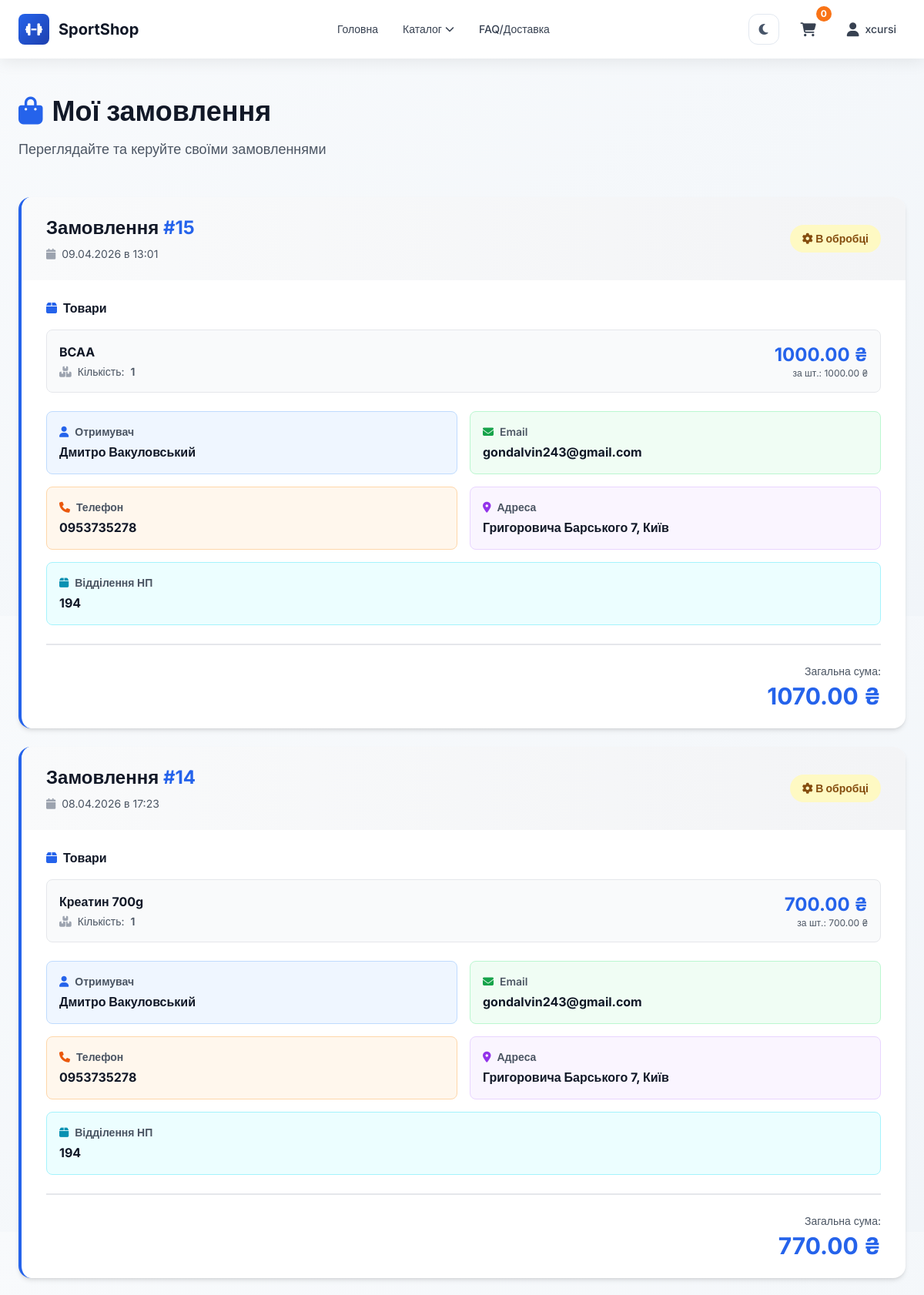
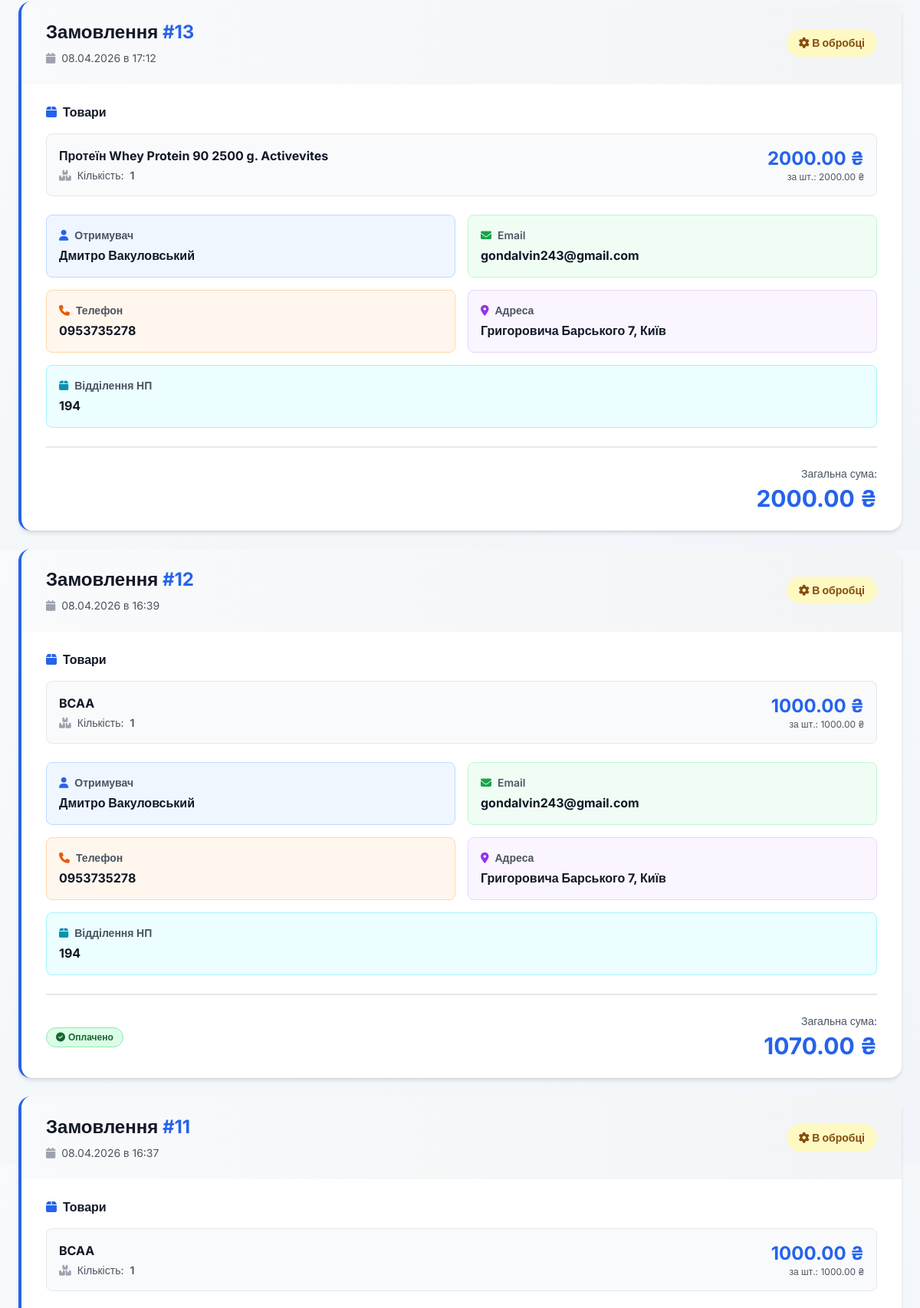
The app's page /orders/ (signed in, upper part) with its own data (2 pictures, top to bottom).
### shop/models.py (models this page shows, shortened)
class Customer(models.Model):
    username = models.CharField(max_length=150, unique=True)
    email = models.EmailField(unique=True)
    password = models.CharField(max_length=255)
    first_name = models.CharField(max_length=100, blank=True)
    last_name = models.CharField(max_length=100, blank=True)
    phone = models.CharField(max_length=20, blank=True)
    address = models.CharField(max_length=255, blank=True)
    city = models.CharField(max_length=100, blank=True)
    postal_code = models.CharField(max_length=20, blank=True)
    created_at = models.DateTimeField(auto_now_add=True)
    updated_at = models.DateTimeField(auto_now=True)
    is_active = models.BooleanField(default=True)
    is_admin = models.BooleanField(default=False, help_text='Позначте, щоб надати права адміністратора')

class Order(models.Model):
    customer = models.ForeignKey(Customer, on_delete=models.SET_NULL, null=True, blank=True, related_name='orders')
    first_name = models.CharField(max_length=50, blank=True)
    last_name = models.CharField(max_length=50, blank=True)
    email = models.EmailField(blank=True)
    phone = models.CharField(max_length=20, blank=True)
    address = models.CharField(max_length=255, blank=True)
    city = models.CharField(max_length=100, blank=True)
    postal_code = models.CharField(max_length=20, blank=True)
    postal_branch = models.CharField(max_length=100, blank=True)
    delivery_method = models.CharField(max_length=20, choices=DELIVERY_METHOD_CHOICES, default='np_branch', blank=True)
    payment_method = models.CharField(max_length=20, blank=True)
    payment_status = models.CharField(max_length=20, choices=PAYMENT_STATUS_CHOICES, default='pending')
    total = models.DecimalField(max_digits=10, decimal_places=2)
    created_at = models.DateTimeField(auto_now_add=True)
    status = models.CharField(max_length=20, choices=STATUS_CHOICES, default='processing')
    liqpay_token = models.CharField(max_length=64, blank=True, default='')

class OrderItem(models.Model):
    order = models.ForeignKey(Order, on_delete=models.CASCADE, related_name='items')
    product = models.ForeignKey('Product', on_delete=models.CASCADE)
    flavor = models.ForeignKey('ProductFlavor', on_delete=models.SET_NULL, null=True, blank=True)
    quantity = models.PositiveIntegerField(default=1)
    price = models.DecimalField(max_digits=10, decimal_places=2, null=True, blank=True)
    def total_price(self):
        qty = self.quantity if self.quantity is not None else 0
        prc = self.price if self.price is not None else 0
        return qty * prc

class Product(models.Model):
    name = models.CharField(max_length=200)       # Назва товару
    price = models.DecimalField(max_digits=10, decimal_places=2)  # Ціна
    old_price = models.DecimalField(max_digits=10, decimal_places=2, null=True, blank=True, help_text="Стара ціна")
    stock_quantity = models.PositiveIntegerField(default=0, help_text="Кількість в наявності (використовується тільки якщо немає смаків)")
    description = models.TextField(blank=True)     # Опис
    category = models.ForeignKey(Category, on_delete=models.SET_NULL, null=True, related_name='products')  # Категорія
    created_at = models.DateTimeField(auto_now_add=True)  # Дата створення

### shop/views.py (the view)
# urls.py: path('orders/', views.orders, name='orders'),
def orders(request):
    customer_id = request.session.get('customer_id')
    if not customer_id:
        return redirect('shop:login')
    try:
        customer = Customer.objects.get(id=customer_id)
        user_orders = Order.objects.filter(customer=customer).order_by('-created_at')
        return render(request, 'shop/orders.html', {
            'orders': user_orders
        })
    except Customer.DoesNotExist:
        return redirect('shop:login')

### shop/context_processors.py (called while the page is built)
def cart_count(request):
    cart = request.session.get('cart', {})
    total_count = 0
    for quantity in cart.values():
        try:
            total_count += int(quantity)
        except (TypeError, ValueError):
            continue
    return {'cart_count': total_count}

def global_categories(request):
    categories = Category.objects.filter(parent__isnull=True).prefetch_related('subcategories')
    return {'parent_categories': categories}

### shop/templates/shop/orders.html (shortened to what this page needs)
{% extends 'shop/base.html' %}
{% block content %}
<div class="mb-12 fade-in-up">
    <div class="flex items-center gap-3 mb-4">
        <h1 class="text-3xl sm:text-4xl font-bold text-gray-900 flex items-center gap-3">
            <i class="fas fa-shopping-bag text-blue-600"></i> Мої замовлення
        </h1>
    </div>
    <p class="text-gray-600 text-lg">Переглядайте та керуйте своїми замовленнями</p>
</div>
{% if orders %}
    <div class="space-y-6 fade-in-up">
        {% for order in orders %}
            <div class="bg-white rounded-2xl shadow-md hover:shadow-lg transition border-l-4 border-blue-600 overflow-hidden">
                <div class="bg-gradient-to-r from-gray-50 to-gray-100 px-6 sm:px-8 py-6 flex flex-col sm:flex-row justify-between items-start sm:items-center gap-4">
                    <div>
                        <p class="text-2xl font-bold text-gray-900">Замовлення <span class="text-blue-600">#{{order.id}}</span></p>
                        <p class="text-gray-600 text-sm flex items-center gap-2 mt-2">
                            <i class="fas fa-calendar text-gray-400"></i>
                            {{ order.created_at|date:"d.m.Y в H:i" }}
                        </p>
                    </div>
                    <span class="px-4 py-2 rounded-full text-sm font-bold whitespace-nowrap
                        {% if order.status == 'new' %}
                            bg-blue-100 text-blue-800
                        {% elif order.status == 'processing' %}
                            bg-yellow-100 text-yellow-800
                        {% elif order.status == 'shipped' %}
                            bg-purple-100 text-purple-800
                        {% elif order.status == 'completed' %}
                            bg-green-100 text-green-800
                        {% else %}
                            bg-gray-100 text-gray-800
                        {% endif %}
                    ">
                        {% if order.status == 'new' %}
                            <i class="fas fa-hourglass-start"></i> Нове
                        {% elif order.status == 'processing' %}
                            <i class="fas fa-cog"></i> В обробці
                        {% elif order.status == 'shipped' %}
                            <i class="fas fa-truck"></i> Відправлено
                        {% elif order.status == 'completed' %}
                            <i class="fas fa-check-circle"></i> Виконано
                        {% else %}
                            Невідомий статус
                        {% endif %}
                    </span>
                </div>
                <div class="px-6 sm:px-8 py-6 space-y-6">
                    <div>
                        <h3 class="font-bold text-gray-900 mb-4 flex items-center gap-2">
                            <i class="fas fa-box text-blue-600"></i> Товари
                        </h3>
                        <div class="space-y-3">
                            {% for item in order.items.all %}
                                <div class="flex items-center justify-between bg-gray-50 p-4 rounded-lg border border-gray-200">
                                    <div class="flex-1">
                                        <p class="font-bold text-gray-900">{{ item.product.name }}</p>
                                        <p class="text-sm text-gray-600 flex items-center gap-2 mt-1">
                                            <i class="fas fa-boxes text-gray-400"></i>
                                            Кількість: <span class="font-semibold">{{ item.quantity }}</span>
                                        </p>
                                    </div>
                                    <div class="text-right">
                                        <p class="text-2xl font-bold text-blue-600">{{ item.total_price|floatformat:2 }} ₴</p>
                                        <p class="text-xs text-gray-600">за шт.: {{ item.price }} ₴</p>
                                    </div>
                                </div>
                            {% endfor %}
                        </div>
                    </div>
                    <div class="grid grid-cols-1 sm:grid-cols-2 gap-4">
                        <div class="bg-blue-50 border border-blue-200 rounded-lg p-4">
                            <p class="text-gray-600 text-sm font-semibold mb-1 flex items-center gap-2">
                                <i class="fas fa-user text-blue-600"></i> Отримувач
                            </p>
                            <p class="font-bold text-gray-900">{{ order.first_name }} {{ order.last_name }}</p>
                        </div>
                        <div class="bg-green-50 border border-green-200 rounded-lg p-4">
                            <p class="text-gray-600 text-sm font-semibold mb-1 flex items-center gap-2">
                                <i class="fas fa-envelope text-green-600"></i> Email
                            </p>
                            <p class="font-bold text-gray-900 break-all">{{ order.email }}</p>
                        </div>
                        <div class="bg-orange-50 border border-orange-200 rounded-lg p-4">
                            <p class="text-gray-600 text-sm font-semibold mb-1 flex items-center gap-2">
                                <i class="fas fa-phone text-orange-600"></i> Телефон
                            </p>
                            <p class="font-bold text-gray-900">{{ order.phone }}</p>
                        </div>
                        {% if order.address %}
                            <div class="bg-purple-50 border border-purple-200 rounded-lg p-4">
                                <p class="text-gray-600 text-sm font-semibold mb-1 flex items-center gap-2">
                                    <i class="fas fa-map-marker-alt text-purple-600"></i> Адреса
                                </p>
                                <p class="font-bold text-gray-900">
                                    {{ order.address }}{% if order.city %}, {{ order.city }}{% endif %}
                                </p>
                            </div>
                        {% endif %}
                        {% if order.postal_branch %}
                            {% if order.delivery_method == 'np_branch' or order.delivery_method == 'nova_poshta' %}
                                <div class="bg-cyan-50 border border-cyan-200 rounded-lg p-4 sm:col-span-2">
                                    <p class="text-gray-600 text-sm font-semibold mb-1 flex items-center gap-2">
                                        <i class="fas fa-box text-cyan-600"></i> Відділення НП
                                    </p>
                                    <p class="font-bold text-gray-900">{{ order.postal_branch }}</p>
                                </div>
                            {% endif %}
                        {% endif %}
                    </div>
                    <div class="flex justify-between items-center pt-6 border-t-2 border-gray-200">
                        <div>
                            {% if order.payment_status == 'paid' %}
                                <span class="inline-flex items-center gap-1 bg-green-100 text-green-800 font-semibold text-xs px-3 py-1 rounded-full border border-green-300">
                                    <i class="fas fa-check-circle"></i> Оплачено
                                </span>
                            {% elif order.payment_status == 'cod' %}
                                <span class="inline-flex items-center gap-1 bg-orange-100 text-orange-800 font-semibold text-xs px-3 py-1 rounded-full border border-orange-300">
                                    <i class="fas fa-money-bill-wave"></i> Оплата при отриманні
                                </span>
                            {% elif order.payment_status == 'failed' %}
                                <span class="inline-flex items-center gap-1 bg-red-100 text-red-800 font-semibold text-xs px-3 py-1 rounded-full border border-red-300">
                                    <i class="fas fa-times-circle"></i> Помилка оплати
                                </span>
                            {% endif %}
                        </div>
                        <div class="text-right">
                            <p class="text-sm text-gray-600 mb-1">Загальна сума:</p>
                            <p class="text-3xl font-bold text-blue-600">{{ order.total|floatformat:2 }} ₴</p>
                        </div>
                    </div>
                </div>
            </div>
        {% endfor %}
    </div>
{% endif %}
{% endblock %}

### shop/templates/shop/base.html (shortened to what this page needs)
{% load static %}
<!DOCTYPE html>
<html lang="uk">
<head>
    <script src="https://cdn.tailwindcss.com"></script>
    <link rel="stylesheet" href="https://cdnjs.cloudflare.com/ajax/libs/font-awesome/6.4.0/css/all.min.css">
    <link rel="stylesheet" href="{% static 'shop/style.css' %}">
</head>
<body class="min-h-screen flex flex-col bg-gradient-to-br from-slate-50 to-slate-100 text-gray-900">
<header class="bg-white header-shadow sticky top-0 z-30 transition-shadow">
    <div class="max-w-7xl mx-auto px-4 sm:px-6 py-3 sm:py-4 flex justify-between items-center">
        <a href="{% url 'shop:home' %}" class="flex items-center gap-3 group">
            <div class="w-10 h-10 bg-gradient-to-br from-blue-600 to-blue-800 rounded-lg flex items-center justify-center text-white font-bold text-lg group-hover:shadow-lg transition-shadow">
                <i class="fas fa-dumbbell"></i>
            </div>
            <span class="text-xl font-bold text-gray-900 hidden sm:inline group-hover:text-blue-600 transition">SportShop</span>
        </a>
        <nav class="hidden md:flex gap-8 text-sm font-medium">
            <a href="{% url 'shop:home' %}" class="text-gray-700 hover:text-blue-600 transition relative group">
                <span>Головна</span>
            </a>
            <div class="text-gray-700 hover:text-blue-600 transition relative group">
                <a href="{% url 'shop:catalog' %}" class="flex items-center gap-1">
                    <span>Каталог</span>
                    <i class="fas fa-chevron-down text-xs group-hover:rotate-180 transition-transform"></i>
                </a>
            </div>
            <a href="{% url 'shop:delivery' %}" class="text-gray-700 hover:text-blue-600 transition relative group">
                <span>FAQ/Доставка</span>
            </a>
        </nav>
        <div class="flex gap-2 sm:gap-4 items-center">
            <button type="button" class="theme-toggle" data-theme-toggle aria-label="Змінити тему" title="Змінити тему">
                <i class="fas fa-moon" data-theme-icon></i>
            </button>
            <a href="{% url 'shop:cart' %}" class="relative group px-3 py-2 rounded-lg hover:bg-gray-100 transition" data-cart-icon>
                <i class="fas fa-shopping-cart text-lg text-gray-700 group-hover:text-blue-600"></i>
                <span data-cart-count class="absolute -top-2 -right-2 bg-orange-500 text-white text-xs font-bold rounded-full w-5 h-5 flex items-center justify-center">{{ cart_count|default:0 }}</span>
            </a>
            {% if request.session.customer_id %}
                <div class="relative">
                    <button class="dropdown-toggle flex items-center gap-2 px-3 py-2 rounded-lg hover:bg-gray-100 transition text-gray-700 hover:text-blue-600" title="Профіль">
                        <i class="fas fa-user text-lg"></i>
                        <span class="hidden sm:inline text-sm font-medium">{{ request.session.customer_username }}</span>
                    </button>
                </div>
            {% endif %}
        </div>
    </div>
</header>
<main class="flex-1 w-full max-w-7xl mx-auto px-4 sm:px-6 py-8 sm:py-12">
    {% block content %}{% endblock %}
</main>
</body>
</html>

### shop/static/shop/style.css (style rules this page uses)
.theme-toggle { width: 40px; height: 40px; border-radius: 0.75rem; border: 1px solid #e2e8f0; background: #ffffff; color: #475569; display: inline-flex; align-items: center; justify-content: center; transition: all 0.2s ease; }
body { font-family: 'Inter', sans-serif; }
.header-shadow { box-shadow: 0 4px 20px rgba(0, 0, 0, 0.08); }

### records on screen
Customer: session.customer_username "xcursi"
Order: id "15", created_at "09.04.2026 в 13:01", status "processing" (drawn), first_name "Дмитро", last_name "Вакуловський", email "gondalvin243@gmail.com", phone "0953735278", address "Григоровича Барського 7", city "Київ", postal_branch "194", total "1070.00"
OrderItem: product.name "BCAA", quantity "1", total_price "1000.00", price "1000.00"
Order: id "14", created_at "08.04.2026 в 17:23", status "processing" (drawn), first_name "Дмитро", last_name "Вакуловський", email "gondalvin243@gmail.com", phone "0953735278", address "Григоровича Барського 7", city "Київ", postal_branch "194", total "770.00"
OrderItem: product.name "Креатин 700g", quantity "1", total_price "700.00", price "700.00"
Order: id "13", created_at "08.04.2026 в 17:12", status "processing" (drawn), first_name "Дмитро", last_name "Вакуловський", email "gondalvin243@gmail.com", phone "0953735278", address "Григоровича Барського 7", city "Київ", postal_branch "194", total "2000.00"
OrderItem: product.name "Протеїн Whey Protein 90 2500 g. Activevites", quantity "1", total_price "2000.00", price "2000.00"
Order: id "12", created_at "08.04.2026 в 16:39", status "processing" (drawn), first_name "Дмитро", last_name "Вакуловський", email "gondalvin243@gmail.com", phone "0953735278", address "Григоровича Барського 7", city "Київ", postal_branch "194", payment_status "paid" (drawn), total "1070.00"
OrderItem: product.name "BCAA", quantity "1", total_price "1000.00", price "1000.00"
Order: id "11", created_at "08.04.2026 в 16:37", status "processing" (drawn)
OrderItem: product.name "BCAA", quantity "1", total_price "1000.00", price "1000.00"

### other values on screen
{{ cart_count|default:0 }} "0"
